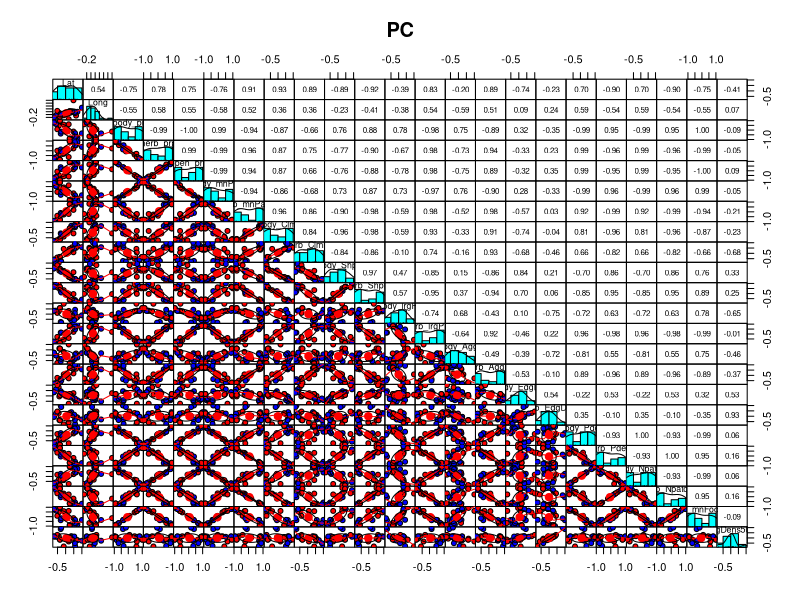
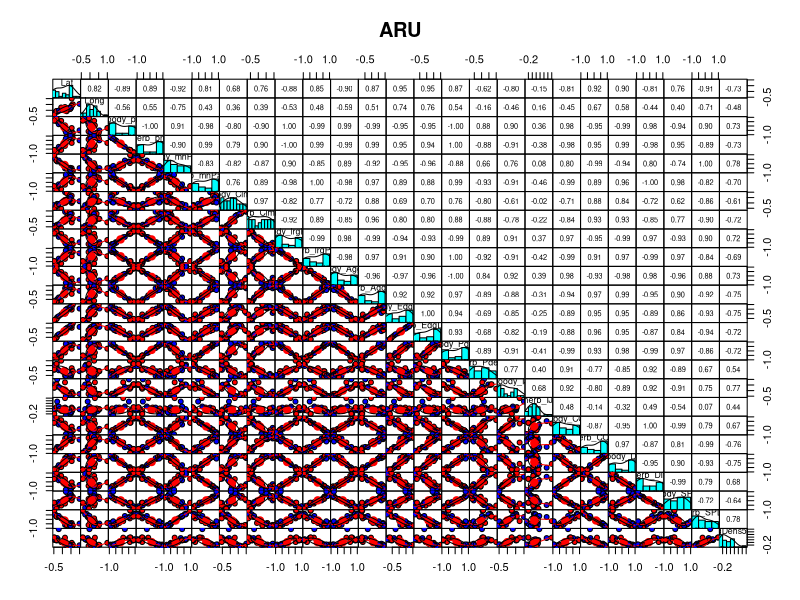
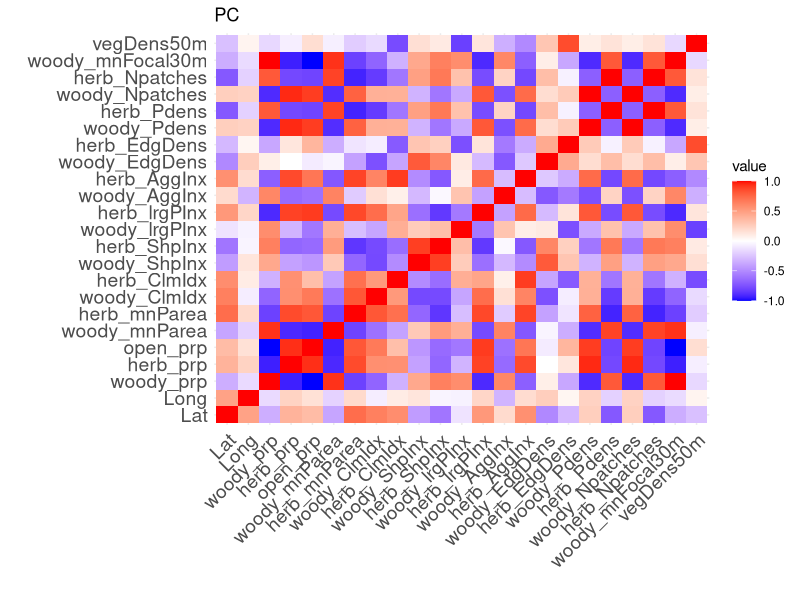
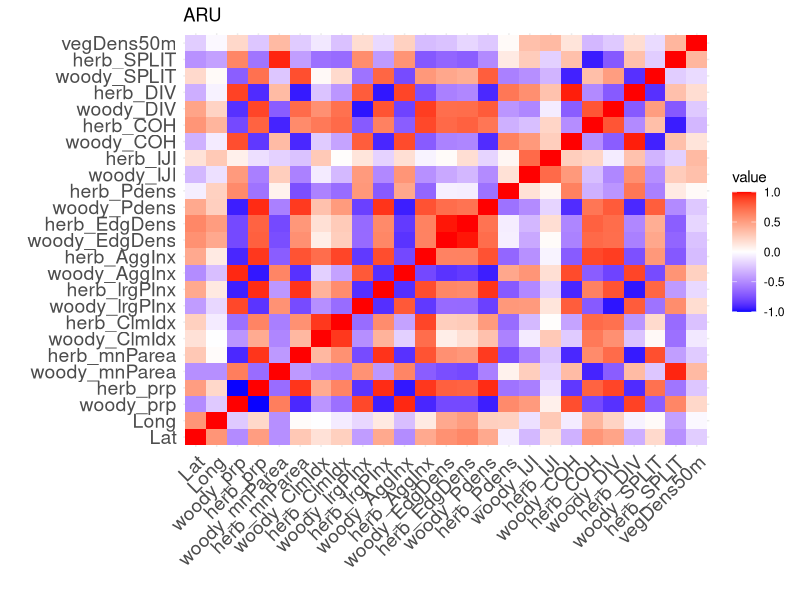

Write R code to recreate these figures, in order.
# ------------------------------------------------------------------------------
#
#                               Load Packages
#
# ------------------------------------------------------------------------------

library(tidyverse)
library(reshape2) # used for heatmap
library(psych) # used for pairs panel plotting

# ------------------------------------------------------------------------------
#
#                               Read in Data
#
# ------------------------------------------------------------------------------

pc_covs <- read.csv("./Data/Point_Count_Data/PointCount_siteCovs.csv")
aru_dat<- read.csv("./Data/Acoustic_Data/ARU_siteCovs.csv")

# ------------------------------------------------------------------------------
#
#                               Check Correlations
#
# ------------------------------------------------------------------------------

# Remove Site column
pc_covs <- pc_covs[,-c(1:2)]
aru_dat <- aru_dat[,-c(1:2)]


# Create correlation matrix
pc_cor_mat <- cor(pc_covs)
aru_cor_mat <- cor(aru_dat)

# Format for heat map
pc_cor_mat_melted <- melt(pc_cor_mat)
aru_cor_mat_melted <- melt(aru_cor_mat)

# Plot Correlations

# PC
png("./Figures/Correlations/PC_Corr_Mat.png", width = 1800, height = 1200, res = 150)
pairs.panels(pc_cor_mat, gap = 0, bg = c("blue", "red"), pch = 21, main = "PC")
dev.off()



# ARU
png("./Figures/Correlations/ARU_Corr_Mat.png", width = 1800, height = 1200, res = 150)
pairs.panels(aru_cor_mat, gap = 0, bg = c("blue", "red"), pch = 21, main = "ARU")
dev.off()


 
# Plot Heatmap

# PC
pc_heatmap <- ggplot(pc_cor_mat_melted, aes(Var1, Var2, fill = value)) +
                      geom_tile() +
                      scale_fill_gradient2(low = "blue", high = "red", mid = "white", midpoint = 0, limit = c(-1, 1)) +
                      theme_minimal() +
                      theme(axis.text.x = element_text(angle = 45, hjust = 1, size = 14),
                            axis.text.y = element_text(hjust = 1, size = 14)) +
                      labs(title = "PC", x = "", y = "")

ggsave("./Figures/Correlations/PC_Corr_Heatmap.jpg", plot = pc_heatmap, width = 14, height = 12, dpi = 300)

# ARU
aru_heatmap <- ggplot(aru_cor_mat_melted, aes(Var1, Var2, fill = value)) +
                      geom_tile() +
                      scale_fill_gradient2(low = "blue", high = "red", mid = "white", midpoint = 0, limit = c(-1, 1)) +
                      theme_minimal() +
                      theme(axis.text.x = element_text(angle = 45, hjust = 1, size = 14),
                            axis.text.y = element_text(hjust = 1, size = 14)) +
                      labs(title = "ARU", x = "", y = "")

ggsave("./Figures/Correlations/ARU_Corr_Heatmap.jpg", plot = aru_heatmap, width = 14, height = 12, dpi = 300)



# Filter covarite combinations less than 40% correlated
pc_low_corr <- which(abs(pc_cor_mat) <= 0.40, arr.ind = TRUE)
aru_low_corr <- which(abs(aru_cor_mat) <= 0.40, arr.ind = TRUE)


# Remove redundant and diagonal elements
pc_low_corr <- pc_low_corr[pc_low_corr[, 1] > pc_low_corr[, 2], , drop = FALSE]
aru_low_corr <- aru_low_corr[aru_low_corr[, 1] > aru_low_corr[, 2], , drop = FALSE]


# Filter to keep only pairs where one variable starts with "woody_" and the other with "herb_"
pc_pairs <- pc_low_corr[(grepl("^woody_", rownames(pc_cor_mat)[pc_low_corr[, 1]]) & 
                          grepl("^herb_", colnames(pc_cor_mat)[pc_low_corr[, 2]])) |
                           (grepl("^herb_", rownames(pc_cor_mat)[pc_low_corr[, 1]]) &
                             grepl("^woody_", colnames(pc_cor_mat)[pc_low_corr[, 2]])),]
  
aru_pairs <- aru_low_corr[(grepl("^woody_", rownames(aru_cor_mat)[aru_low_corr[, 1]]) & 
                            grepl("^herb_", colnames(aru_cor_mat)[aru_low_corr[, 2]])) |
                             (grepl("^herb_", rownames(aru_cor_mat)[aru_low_corr[, 1]]) &
                              grepl("^woody_", colnames(aru_cor_mat)[aru_low_corr[, 2]])),]


# Create formatted output of low correlation pairs
pc_low_corr_pairs <- apply(pc_pairs, 1, function(idx) 
                        paste(rownames(pc_cor_mat)[idx[1]], colnames(pc_cor_mat)[idx[2]], sep = " + "))     

aru_low_corr_pairs <- apply(aru_pairs, 1, function(idx) 
                        paste(rownames(aru_cor_mat)[idx[1]], colnames(aru_cor_mat)[idx[2]], sep = " + "))  



# Convert to dataframe
pc_low_corr_pairs <- data.frame(pairs = pc_low_corr_pairs)
aru_low_corr_pairs <- data.frame(pairs = aru_low_corr_pairs)

# Uncorrelated herbaceous and woody metrics acrossed datasets
low_pairs <- intersect(aru_low_corr_pairs$pairs, pc_low_corr_pairs$pairs)
low_pairs <- as.data.frame(low_pairs)
print(low_pairs)

# Export
write.csv(low_pairs, "Low_Corr_Metric_Combinations.csv")

# --------------------End Script -----------------------------